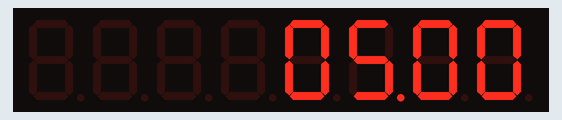
Simulated run of this sketch. Board: Arduino Uno, built with avr-gcc and run on an emulated ATmega328P. Shown: 8-digit seven-segment display.

Above: at 0.1 s.
At 4.1 s:
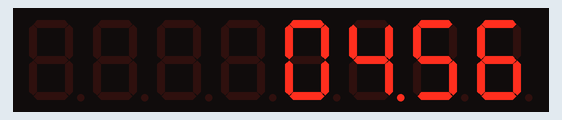
At 9.1 s:
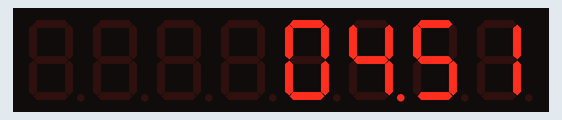
At 19.1 s:
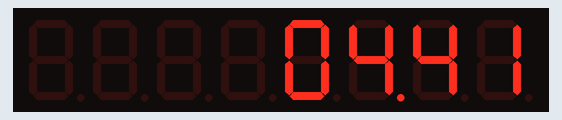
At 28.1 s:
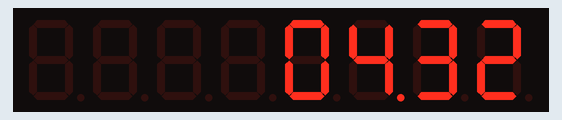
At 39.1 s:
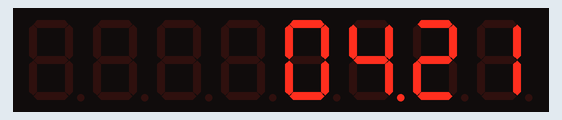

Measured:
- what the display in image 2 shows lasts 1.0 s, from 9.0 s to 10.0 s

The sketch:

pruebas.ino
```cpp
/*Prueba de impresion en el display de 7 segmentos
  César Fernandez García
  2/2/23*/
#include <LedControl.h>
LedControl lc = LedControl(12, 11, 10, 1); //pines del arduino DIN,CLK,LOAD,Cantidad de max7219
int tiempoMin = 5;
int segundosTiempo = tiempoMin * 60;
unsigned long tInicial = 0;
void setup() {
  // put your setup code here, to run once:
  lc.shutdown(0, false);
  lc.setIntensity(0, 8);
  lc.clearDisplay(0);

}

void loop() {
  // put your main code here, to run repeatedly:
  displayTime();

}
//funcion que muestra el tiempo en decremento por el display de 7 segmentos
void displayTime() {
  int s;
  s = segundosTiempo % 60;
  int m;
  m = segundosTiempo / 60;

  lc.setDigit(0, 0, s % 10, false);
  lc.setDigit(0, 1, (s / 10) % 10, false);
  lc.setDigit(0, 2, m % 10, true);
  lc.setDigit(0, 3, (m / 10) % 10, false);
  if (millis() - tInicial >= 1000) {
    tInicial = millis();
    segundosTiempo--;//le quito un segundo
  }

}
```
